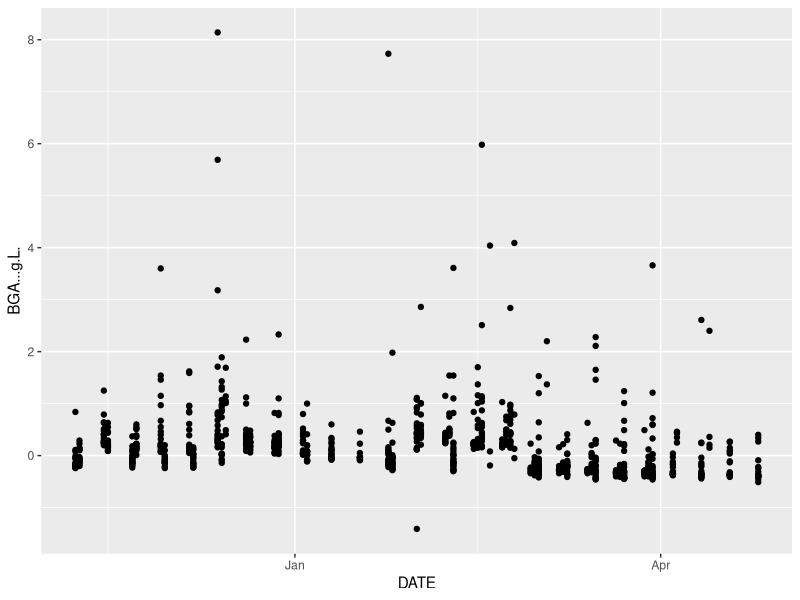
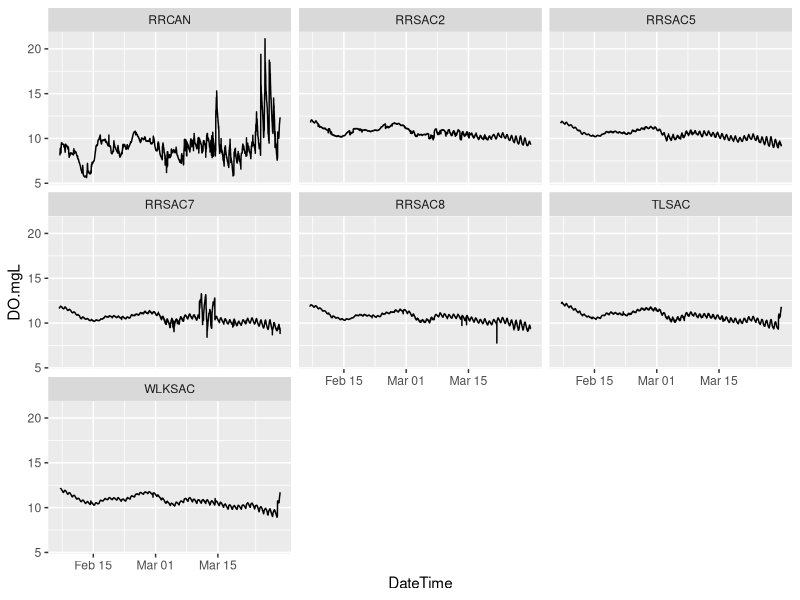
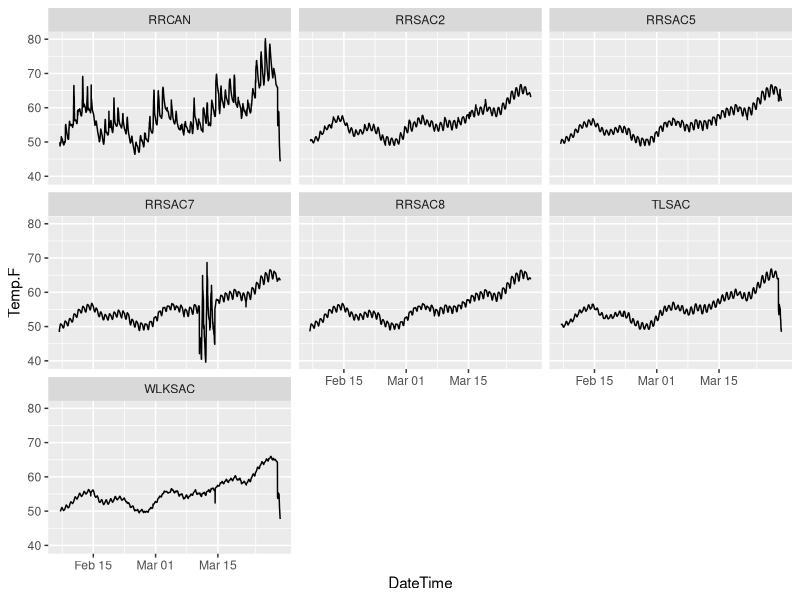

Write R code to recreate these figures, in order. (Note: this script raises an error after producing the figures.)
library(tidyverse)
library(readxl)
library(lubridate)


# which files -------------------------------------------------------------
update_2022 <- list.files('data-raw/metadata/2022_update/')
update_2021 <- list.files('data-raw/metadata/2021_update/')

file_comparison <- data.frame(file_2021 = c(update_2021, NA, NA, NA),
           file_2022 = update_2022)

# lookup tables -----------------------------------------------------------
# Two lookup tables for 2022
## TODO: do we need this non-2022 file?
lookup <- readxl::read_excel('data-raw/metadata/2022_update/F4F2021_LocationLookupTable.xlsx')

lookup_2022_raw <- readxl::read_excel('data-raw/metadata/2022_update/F4F2021_LocationLookupTable_2022.xlsx')
head(lookup_2022_raw)
lookup_2022 <- lookup_2022_raw |>
  rename(`Lat Long UTM` = `Lat, lon (UTM)`) |>
  mutate(`Lat Long UTM` = gsub(",", " ", `Lat Long UTM`)) |>
  glimpse()
unique(lookup_2022$Location)


location_cols <- colnames(lookup_2022)
metadata_cols <- readxl::read_excel("data-raw/metadata/2022_update/Location_attributes_2022.xlsx", sheet = "attribute") |>
  pull(attribute_name)

setdiff(location_cols, metadata_cols)
setdiff(metadata_cols, location_cols)


# Compare to 2021 locations lookup
locations_2021 <- read_csv('data/F4F2019_2021_LocationLookupTable.csv')
unique(locations_2021$Location)
unique(lookup_2022$Location)
setdiff(unique(locations_2021$Location), unique(lookup_2022$Location))

# F4F2021_Complete2021ZoopsPerM3andWaterQuality2022 -----------------------
zoops_wq_raw <- read_csv('data-raw/metadata/2022_update/F4F2021_Complete2021ZoopsPerM3andWaterQuality2022.csv') |> glimpse()

# `...1` column not included in metadata. will remove.
zoops_wq <- zoops_wq_raw |>
  mutate(DATE = lubridate::mdy(DATE)) |>
  select(-`...1`) |>
  rename(Illyocypris = Ilyocypris,
         Hyallela = Hyalella) |>
  glimpse()


# TODO: BGA has negative values. what is BGA? blue-green algae fluorescence
# of water at time of sample collection

ggplot(zoops_wq) +
  geom_point(aes(x = DATE, y = BGA...g.L.))

# compare to 2019, 2021 files
zoops_21 <- read_csv('data/F4F_Complete2019_2021ZoopsPerM3andWaterQuality.csv')
min(zoops_21$DATE, na.rm = TRUE)
max(zoops_21$DATE, na.rm = TRUE)

# bind rows with 2019, 2021 files
all_zoops <- bind_rows(zoops_wq, zoops_21 |> rename(Illyocypris = Ilyocypris,
                                                  Hyallela = Hyalella,
                                                  Oliogochaete = Oligochaete) ) |>
  arrange(DATE)
unique(lubridate::year(all_zoops$DATE))

# make sure columns align between data and metadata:
zoop_cols <- colnames(all_zoops)
metadata_cols <- readxl::read_excel("data-raw/metadata/2022_update/F4F2021_metadata2022.xlsx", sheet = "attribute") |>
  pull(attribute_name)

setdiff(zoop_cols, metadata_cols)
setdiff(metadata_cols, zoop_cols)

# F4F2021_ContinuousTempDO_AttributesTable2022 ----------------------------
# F4F2021_ContinuousTempDO2022
temp_do_raw <- read_csv('data-raw/metadata/2022_update/F4F2021_ContinuousTempDO2022.csv')

temp_do <- temp_do_raw |>
  mutate(DateTime = as_datetime(mdy_hm(DateTime))) |>
 # mutate(DateTime = mdy_hm(DateTime)) |>
  filter(DateTime <= '2022-03-29')

# huge DO spike in April
ggplot(temp_do) +
  geom_line(aes(x = DateTime, y = DO.mgL)) +
  facet_wrap(~LOCATION)

# temperature also has noise in April
ggplot(temp_do) +
  geom_line(aes(x = DateTime, y = Temp.F)) +
  facet_wrap(~LOCATION)

# remove anomalies and cut filter data < 3/29

cols <- colnames(temp_do)
metadata_cols <- readxl::read_excel("data-raw/metadata/2022_update/F4F2021_ContinuousTempDO_AttributesTable2022.xlsx", sheet = "attribute") |>
  pull(attribute_name)

setdiff(cols, metadata_cols)
setdiff(metadata_cols, cols)

temp_do_2019_2021 <- read_csv('data/F4F2019_2021_ContinuousTempDO.csv')

all_temp_do <- bind_rows(temp_do_2019_2021, temp_do) |> arrange(DateTime) |> glimpse()

ggplot(all_temp_do) +
  geom_line(aes(x = DateTime, y = DO.mgL)) +
  facet_wrap(~LOCATION)



# F4F2021_FishGrowth2022 --------------------------------------------------
fish_growth <- readxl::read_excel('data-raw/metadata/2022_update/F4F2021_FishGrowth2022.xlsx') |> glimpse()

ggplot(fish_growth, aes(x = Date, y = Length.mm)) +
  geom_point() +
  facet_wrap(~LOCATION)

ggplot(fish_growth, aes(x = Date, y = Weight.g)) +
  geom_point() +
  facet_wrap(~LOCATION)

unique(fish_growth$PIT)

cols <- colnames(fish_growth)
metadata_cols <- readxl::read_excel("data-raw/metadata/2022_update/F4F2021_FishGrowth_AttributesTable2022.xlsx", sheet = "attribute") |>
  pull(attribute_name)

setdiff(cols, metadata_cols)
setdiff(metadata_cols, cols)

fish_growth_2019_2021 <- read_csv('data/F4F2019_2021_FishGrowth.csv') |> glimpse()
all_fish_growth <- bind_rows(fish_growth, fish_growth_2019_2021) |> arrange(Date) |>
  mutate(Date = lubridate::as_date(Date),
         Length.mm = as.numeric(Length.mm),
         Weight.g = as.numeric(Weight.g)) |>
  glimpse()

ggplot(all_fish_growth, aes(x = Date, y = Weight.g)) +
  geom_point() +
  facet_wrap(~LOCATION)

# write data --------------------------------------------------------------
write_csv(lookup_2022, "data/2022_update/F4F2021_LocationLookupTable_2019_2021_2022.csv")
write_csv(all_fish_growth, "data/2022_update/F4F2021_FishGrowth_2019_2021_2022.csv")
write_csv(all_temp_do, "data/2022_update/F4F2021_ContinuousTempDO_2019_2021_2022.csv")
write_csv(all_zoops, 'data/2022_update/F4F2021_Complete2021ZoopsPerM3andWaterQuality_2019_2021_2022.csv')


